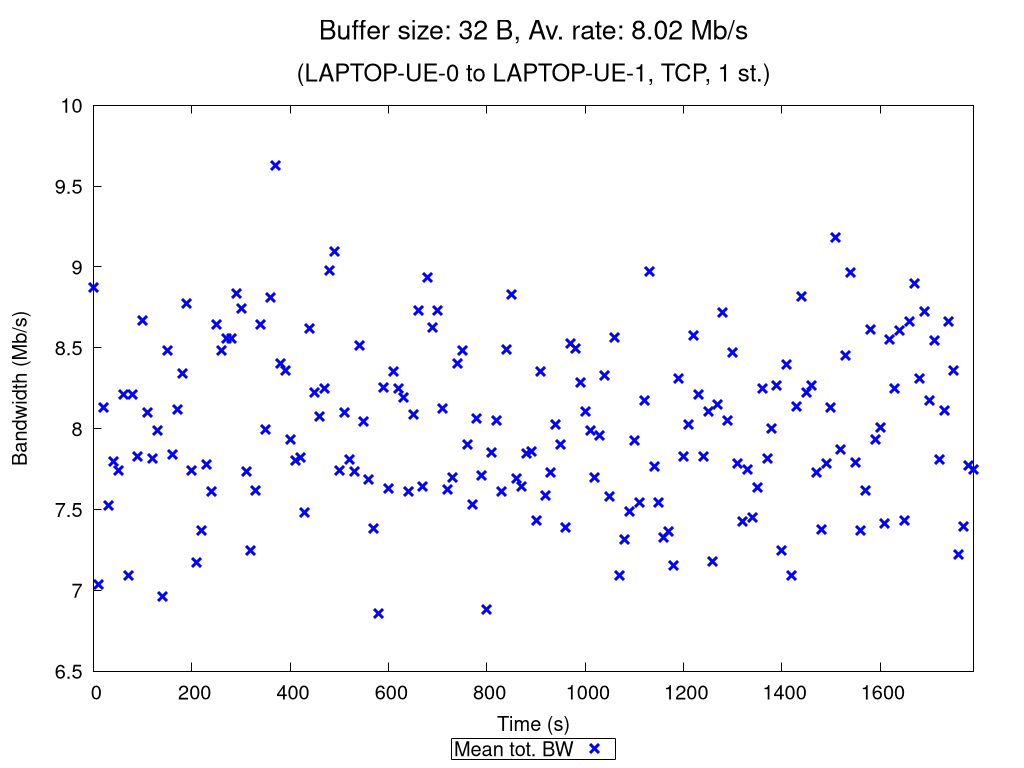

Write gnuplot code to recreate this figure.
set terminal pngcairo nocrop enhanced size 1024,768 font "Verdana,15"
set output "TCP_1_st_2020_10_18_09-41-26_one2two_00032B.png"

set title "{/=20 Buffer size: 32 B, Av. rate: 8.02 Mb/s}\n\n{/=18 (LAPTOP-UE-0 to LAPTOP-UE-1, TCP, 1 st.)}"

set xlabel "Time (s)"
set ylabel "Bandwidth (Mb/s)"
set ytics nomirror
set key bmargin center horizontal box samplen 1 width -1
set bmargin 4.6
set rmargin 4.5

rf = 1000000.0  # rate factor
set style fill transparent solid 0.2 noborder
set autoscale xfix
plot "TCP_1_st_2020_10_18_09-41-26_one2two_00032B_iperf_processed.dat" using 1:($2/rf-$3/rf):($2/rf+$3/rf) with filledcurves lc rgb "blue" notitle, \
     "" using 1:($2/rf) with points pt 2 ps 1.5 lw 3 lc rgb "blue" title "Mean tot. BW", \
